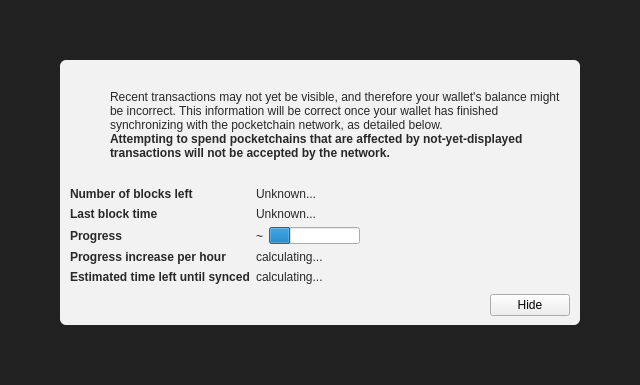
<?xml version="1.0" encoding="UTF-8"?>
<ui version="4.0">
 <class>ModalOverlay</class>
 <widget class="ModalOverlay" name="ModalOverlay">
  <property name="geometry">
   <rect>
    <x>0</x>
    <y>0</y>
    <width>640</width>
    <height>385</height>
   </rect>
  </property>
  <property name="windowTitle">
   <string>Form</string>
  </property>
  <layout class="QVBoxLayout" name="verticalLayout" stretch="0">
   <property name="sizeConstraint">
    <enum>QLayout::SetDefaultConstraint</enum>
   </property>
   <property name="leftMargin">
    <number>0</number>
   </property>
   <property name="topMargin">
    <number>0</number>
   </property>
   <property name="rightMargin">
    <number>0</number>
   </property>
   <property name="bottomMargin">
    <number>0</number>
   </property>
   <item>
    <widget class="QWidget" name="bgWidget" native="true">
     <property name="styleSheet">
      <string notr="true">#bgWidget { background: rgba(0,0,0,220); }</string>
     </property>
     <layout class="QVBoxLayout" name="verticalLayoutMain" stretch="1">
      <property name="leftMargin">
       <number>60</number>
      </property>
      <property name="topMargin">
       <number>60</number>
      </property>
      <property name="rightMargin">
       <number>60</number>
      </property>
      <property name="bottomMargin">
       <number>60</number>
      </property>
      <item>
       <widget class="QWidget" name="contentWidget" native="true">
        <property name="styleSheet">
         <string notr="true">#contentWidget { background: rgba(255,255,255,240); border-radius: 6px; }

QLabel { color: rgb(40,40,40);  }</string>
        </property>
        <layout class="QVBoxLayout" name="verticalLayoutSub" stretch="1,0,0,0">
         <property name="spacing">
          <number>0</number>
         </property>
         <property name="leftMargin">
          <number>10</number>
         </property>
         <property name="topMargin">
          <number>10</number>
         </property>
         <property name="rightMargin">
          <number>10</number>
         </property>
         <property name="bottomMargin">
          <number>10</number>
         </property>
         <item>
          <layout class="QHBoxLayout" name="horizontalLayoutIconText" stretch="0,1">
           <property name="topMargin">
            <number>20</number>
           </property>
           <item>
            <layout class="QVBoxLayout" name="verticalLayoutIcon">
             <property name="leftMargin">
              <number>0</number>
             </property>
             <item>
              <widget class="QPushButton" name="warningIcon">
               <property name="enabled">
                <bool>false</bool>
               </property>
               <property name="text">
                <string/>
               </property>
               <property name="icon">
                <iconset>
                 <normaloff>:/icons/warning</normaloff>
                 <disabledoff>:/icons/warning</disabledoff>:/icons/warning</iconset>
               </property>
               <property name="iconSize">
                <size>
                 <width>48</width>
                 <height>48</height>
                </size>
               </property>
               <property name="flat">
                <bool>true</bool>
               </property>
              </widget>
             </item>
             <item>
              <spacer name="verticalSpacerWarningIcon">
               <property name="orientation">
                <enum>Qt::Vertical</enum>
               </property>
               <property name="sizeHint" stdset="0">
                <size>
                 <width>20</width>
                 <height>40</height>
                </size>
               </property>
              </spacer>
             </item>
            </layout>
           </item>
           <item>
            <layout class="QVBoxLayout" name="verticalLayoutInfoText">
             <property name="leftMargin">
              <number>0</number>
             </property>
             <property name="topMargin">
              <number>0</number>
             </property>
             <item>
              <widget class="QLabel" name="infoText">
               <property name="text">
                <string>Recent transactions may not yet be visible, and therefore your wallet's balance might be incorrect. This information will be correct once your wallet has finished synchronizing with the pocketchain network, as detailed below.</string>
               </property>
               <property name="textFormat">
                <enum>Qt::RichText</enum>
               </property>
               <property name="wordWrap">
                <bool>true</bool>
               </property>
              </widget>
             </item>
             <item>
              <widget class="QLabel" name="infoTextStrong">
               <property name="font">
                <font>
                 <weight>75</weight>
                 <bold>true</bold>
                </font>
               </property>
               <property name="text">
                <string>Attempting to spend pocketchains that are affected by not-yet-displayed transactions will not be accepted by the network.</string>
               </property>
               <property name="textFormat">
                <enum>Qt::RichText</enum>
               </property>
               <property name="wordWrap">
                <bool>true</bool>
               </property>
              </widget>
             </item>
             <item>
              <spacer name="verticalSpacerInTextSpace">
               <property name="orientation">
                <enum>Qt::Vertical</enum>
               </property>
               <property name="sizeHint" stdset="0">
                <size>
                 <width>20</width>
                 <height>40</height>
                </size>
               </property>
              </spacer>
             </item>
            </layout>
           </item>
          </layout>
         </item>
         <item>
          <spacer name="verticalSpacerAfterText">
           <property name="orientation">
            <enum>Qt::Vertical</enum>
           </property>
           <property name="sizeHint" stdset="0">
            <size>
             <width>20</width>
             <height>40</height>
            </size>
           </property>
          </spacer>
         </item>
         <item>
          <layout class="QFormLayout" name="formLayout">
           <property name="fieldGrowthPolicy">
            <enum>QFormLayout::FieldsStayAtSizeHint</enum>
           </property>
           <property name="horizontalSpacing">
            <number>6</number>
           </property>
           <property name="verticalSpacing">
            <number>6</number>
           </property>
           <property name="topMargin">
            <number>10</number>
           </property>
           <item row="0" column="0">
            <widget class="QLabel" name="labelNumberOfBlocksLeft">
             <property name="font">
              <font>
               <weight>75</weight>
               <bold>true</bold>
              </font>
             </property>
             <property name="text">
              <string>Number of blocks left</string>
             </property>
            </widget>
           </item>
           <item row="0" column="1">
            <widget class="QLabel" name="numberOfBlocksLeft">
             <property name="text">
              <string>Unknown...</string>
             </property>
            </widget>
           </item>
           <item row="1" column="0">
            <widget class="QLabel" name="labelLastBlockTime">
             <property name="font">
              <font>
               <weight>75</weight>
               <bold>true</bold>
              </font>
             </property>
             <property name="text">
              <string>Last block time</string>
             </property>
            </widget>
           </item>
           <item row="1" column="1">
            <widget class="QLabel" name="newestBlockDate">
             <property name="sizePolicy">
              <sizepolicy hsizetype="Maximum" vsizetype="Preferred">
               <horstretch>0</horstretch>
               <verstretch>0</verstretch>
              </sizepolicy>
             </property>
             <property name="text">
              <string>Unknown...</string>
             </property>
            </widget>
           </item>
           <item row="2" column="0">
            <widget class="QLabel" name="labelSyncDone">
             <property name="font">
              <font>
               <weight>75</weight>
               <bold>true</bold>
              </font>
             </property>
             <property name="text">
              <string>Progress</string>
             </property>
            </widget>
           </item>
           <item row="2" column="1">
            <layout class="QHBoxLayout" name="horizontalLayoutSync" stretch="0,1">
             <item>
              <widget class="QLabel" name="percentageProgress">
               <property name="text">
                <string notr="true">~</string>
               </property>
              </widget>
             </item>
             <item>
              <widget class="QProgressBar" name="progressBar">
               <property name="value">
                <number>24</number>
               </property>
               <property name="format">
                <string/>
               </property>
              </widget>
             </item>
            </layout>
           </item>
           <item row="4" column="0">
            <widget class="QLabel" name="labelProgressIncrease">
             <property name="font">
              <font>
               <weight>75</weight>
               <bold>true</bold>
              </font>
             </property>
             <property name="text">
              <string>Progress increase per hour</string>
             </property>
            </widget>
           </item>
           <item row="4" column="1">
            <widget class="QLabel" name="progressIncreasePerH">
             <property name="text">
              <string>calculating...</string>
             </property>
            </widget>
           </item>
           <item row="5" column="0">
            <widget class="QLabel" name="labelEstimatedTimeLeft">
             <property name="font">
              <font>
               <weight>75</weight>
               <bold>true</bold>
              </font>
             </property>
             <property name="text">
              <string>Estimated time left until synced</string>
             </property>
            </widget>
           </item>
           <item row="5" column="1">
            <widget class="QLabel" name="expectedTimeLeft">
             <property name="text">
              <string>calculating...</string>
             </property>
            </widget>
           </item>
          </layout>
         </item>
         <item>
          <layout class="QHBoxLayout" name="horizontalLayoutButtons">
           <property name="leftMargin">
            <number>10</number>
           </property>
           <property name="topMargin">
            <number>10</number>
           </property>
           <item>
            <spacer name="horizontalSpacer">
             <property name="orientation">
              <enum>Qt::Horizontal</enum>
             </property>
             <property name="sizeHint" stdset="0">
              <size>
               <width>40</width>
               <height>20</height>
              </size>
             </property>
            </spacer>
           </item>
           <item>
            <widget class="QPushButton" name="closeButton">
             <property name="text">
              <string>Hide</string>
             </property>
            </widget>
           </item>
          </layout>
         </item>
        </layout>
       </widget>
      </item>
     </layout>
    </widget>
   </item>
  </layout>
 </widget>
 <customwidgets>
  <customwidget>
   <class>ModalOverlay</class>
   <extends>QWidget</extends>
   <header>modaloverlay.h</header>
   <container>1</container>
  </customwidget>
 </customwidgets>
 <resources/>
 <connections/>
</ui>
